Frame 1 (no input): blank canvas, image omitted
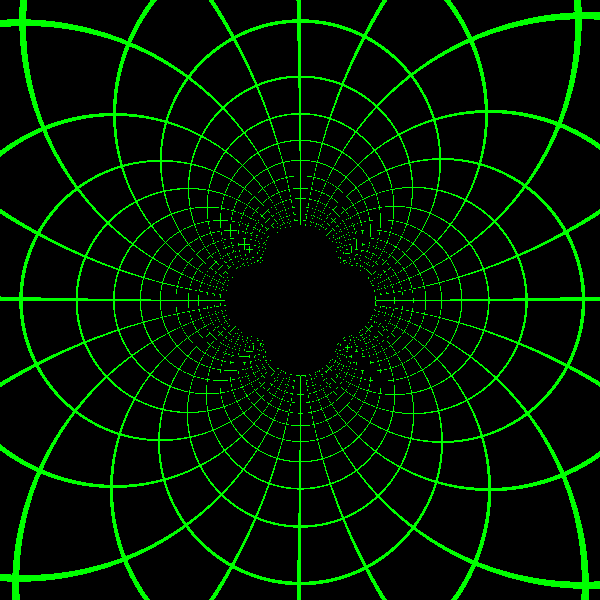
Frame 2 (the mouse pressed at the canvas centre, redrawn once)

The Processing sketch that drew this single still picture (run headless with seeded random() and noise(); the mouse was pressed at the canvas centre and the sketch redrawn once):

// Processing sketch: moebius_transform1
// ── moebius_transform1.pde
int pix;  float hw, hh;  color[] buffer;

void setup() {
  size(600,600);  pix = width*height;
  hw = width/2;  hh = height/2;
  buffer = new color[pix];
  loadPixels();  noLoop();
}

void draw() {
  background(0);  stroke(0,255,0);  strokeWeight(1);
  for (int i = 0; i <= width; i+= width/30) line(i,0,i,height);
  for (int i = 0; i <= height; i+= height/30) line(0,i,width,i);
  
  float lat, lon, x, y, c, a, d;
  a = TWO_PI*mouseX/width;  d = 300*mouseY/height;
  for (int i = 0; i < width; i++) {
    for (int j = 0; j < height; j++) {
      x = i-hw;  y = j-hh;  c = sqrt(x*x+y*y);
      lon = atan2(y,x);  lat = PI-2*atan(c/d);
      lat += a;  //transform
      c = d*tan((PI-lat)/2);
      x = c*cos(lon)+hw;  y = c*sin(lon)+hh;
      if (x >= 0 && y >= 0 && x < width && y < height) {
        buffer[i+j*width] = get(floor(x),floor(y));
      } else buffer[i+j*width] = color(0);
    }
  }
  for (int i = 0; i < pix; i++) pixels[i] = buffer[i];
  updatePixels();
}

void mouseMoved() { redraw(); }
